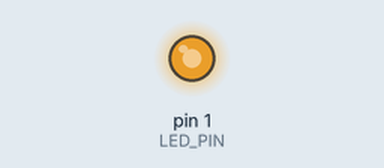
The sketch below on a simulated Arduino Uno, built with avr-gcc and run on an emulated ATmega328P. Parts: output pins drawn as LEDs (lit = HIGH).

Above: at 0.05 s.
At 2.25 s:
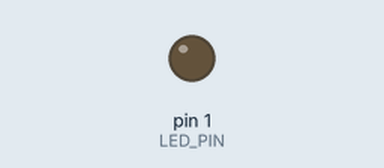
At 4.45 s:
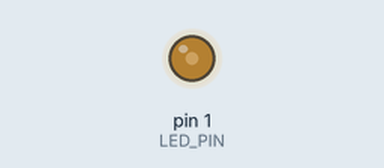
Timing chart, 0 to 5.9 s (numbered marks = the images above):
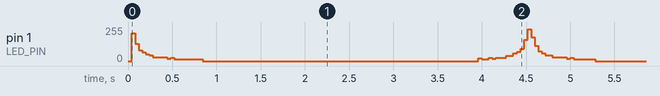

The sketch:

BlinkTest.ino
```cpp
const byte LED_PIN = 1;

boolean ledLevel;
byte ledOnTime;
byte ledOffTime;
byte counter;
unsigned long nextMicros;

void setup()
{
  pinMode(LED_PIN, OUTPUT);
}

void loop()
{
  unsigned long currentMicros = micros();
  if (currentMicros > nextMicros)
  {
    if (ledLevel)
    {
      pulseCalc();
      nextMicros = currentMicros + ledOffTime * 128;
      ledLevel = false;
    }
    else
    {
      nextMicros = currentMicros + ledOnTime * 8;
      ledLevel = true;
    }
    digitalWrite(LED_PIN, ledLevel);
  }
}


void pulseCalc()
{
  ledOnTime = cos(2 * PI * (counter ++) / 255) * 127 + 127;
  ledOffTime = 0xFF - ledOnTime;
}
```
